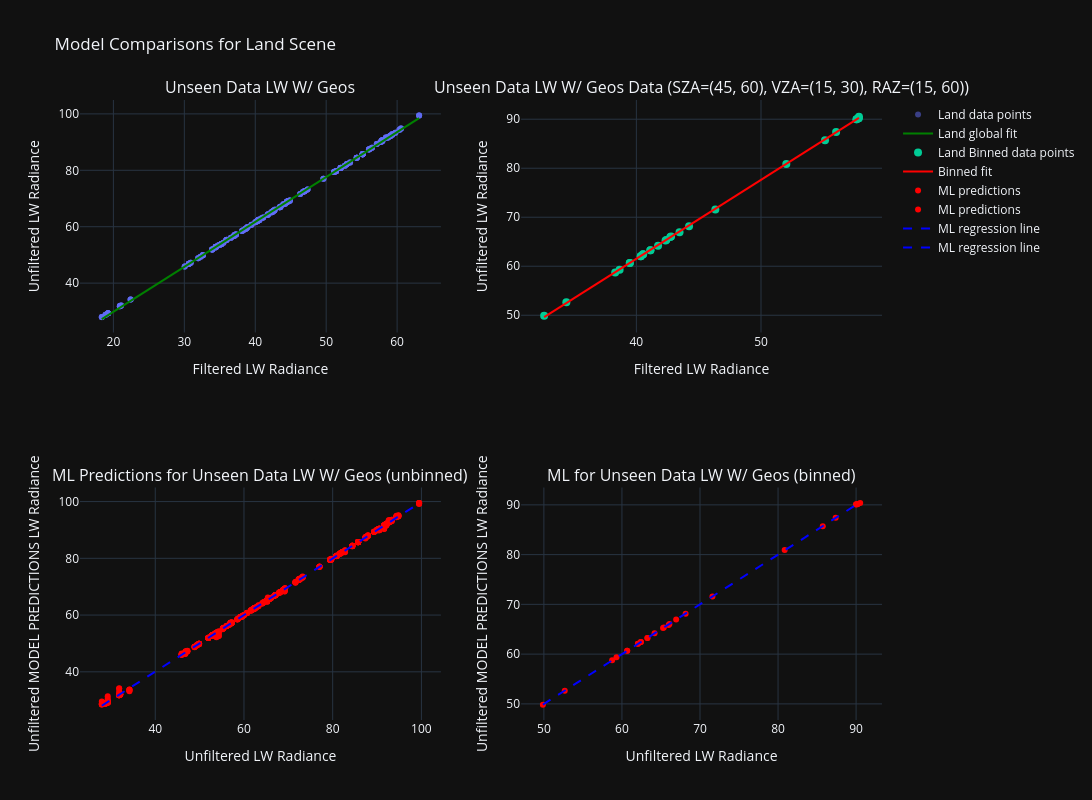

Write notebook code for a chart like this one.
### Code cell
compare_global_vs_bin_fit_interactive(
    test_lw_geos_ds,
    scene="Land",
    sza_range=(45,60),
    vza_range=(15,30),
    raz_range=(15,60),
    degree=1,
    ml_model=lw_bm_with_geos["Final_Model"],
    name="Unseen Data LW W/ Geos",
    ml_features=["SZA", 'VZA', 'RAZ', 'Longwave Filtered Rads (Integrated)', 'M1', 'M2', 'M3', 'M4', 'I1', 'M5', 'DNB', 'M6', 'I2', 'M7', 'M8', 'M9', 'I3', 'M10', 'M11'],
    is_sw=False
)

### Figure 1 — Plotly figure (JSON) as saved in the notebook; plotly's stock layout.template omitted (floating-point values rounded to 4 significant figures; data arrays with more than 128 entries replaced by an {"elided": "..."} marker saying what was removed)
{"data": [{"hovertemplate": "Filtered: %{x:.2f}<br>Unfiltered: %{y:.2f}", "marker": {"opacity": 0.5, "size": 6}, "mode": "markers", "name": "Land data points", "x": {"elided": "620 float values"}, "y": {"elided": "620 float values"}, "type": "scatter", "xaxis": "x", "yaxis": "y"}, {"line": {"color": "green", "width": 2}, "mode": "lines", "name": "Land global fit", "x": {"elided": "620 float values"}, "y": {"elided": "620 float values"}, "type": "scatter", "xaxis": "x", "yaxis": "y"}, {"hovertemplate": "Filtered: %{x:.2f}<br>Unfiltered: %{y:.2f}", "marker": {"size": 8}, "mode": "markers", "name": "Land Binned data points", "x": [42.4, 42.78, 41.13, 40.35, 40.54, 39.47, 42.34, 42.72, 41.13, 40.35, 40.54, 39.47, 55.14, 44.23, 38.66, 32.6, 52.03, 43.46, 38.3, 46.34, 34.38, 57.86, 56.03, 41.74, 57.83, 57.67, 57.84, 57.67], "y": [65.36, 66.08, 63.27, 62.05, 62.42, 60.67, 65.27, 65.99, 63.26, 62.05, 62.42, 60.67, 85.73, 68.16, 59.3, 49.87, 80.85, 66.94, 58.74, 71.6, 52.67, 90.53, 87.38, 64.18, 90.18, 90.0, 90.18, 90.0], "type": "scatter", "xaxis": "x2", "yaxis": "y2"}, {"line": {"color": "red", "width": 2}, "mode": "lines", "name": "Binned fit", "x": [32.6, 34.38, 38.3, 38.66, 39.47, 39.47, 40.35, 40.35, 40.54, 40.54, 41.13, 41.13, 41.74, 42.34, 42.4, 42.72, 42.78, 43.46, 44.23, 46.34, 52.03, 55.14, 56.03, 57.67, 57.67, 57.83, 57.84, 57.86], "y": [49.62, 52.48, 58.79, 59.36, 60.67, 60.67, 62.09, 62.09, 62.38, 62.39, 63.33, 63.33, 64.32, 65.29, 65.39, 65.9, 66.0, 67.09, 68.32, 71.72, 80.88, 85.87, 87.3, 89.94, 89.94, 90.21, 90.21, 90.25], "type": "scatter", "xaxis": "x2", "yaxis": "y2"}, {"hovertemplate": "Unfiltered: %{x:.2f}<br>Predicted: %{y:.2f}", "marker": {"color": "red", "size": 6}, "mode": "markers", "name": "ML predictions", "x": {"elided": "620 float values"}, "y": {"elided": "620 float values"}, "type": "scatter", "xaxis": "x3", "yaxis": "y3"}, {"hovertemplate": "Unfiltered: %{x:.2f}<br>Predicted: %{y:.2f}", "marker": {"color": "red", "size": 6}, "mode": "markers", "name": "ML predictions", "x": [65.36, 66.08, 63.27, 62.05, 62.42, 60.67, 65.27, 65.99, 63.26, 62.05, 62.42, 60.67, 85.73, 68.16, 59.3, 49.87, 80.85, 66.94, 58.74, 71.6, 52.67, 90.53, 87.38, 64.18, 90.18, 90.0, 90.18, 90.0], "y": [65.35, 66.04, 63.23, 62.07, 62.43, 60.69, 65.27, 65.85, 63.25, 62.08, 62.45, 60.7, 85.7, 68.13, 59.38, 49.85, 80.92, 66.94, 58.79, 71.57, 52.61, 90.4, 87.43, 64.19, 90.14, 90.11, 90.16, 90.06], "type": "scatter", "xaxis": "x4", "yaxis": "y4"}, {"line": {"color": "blue", "dash": "dash", "width": 2}, "mode": "lines", "name": "ML regression line", "x": {"elided": "620 float values"}, "y": {"elided": "620 float values"}, "type": "scatter", "xaxis": "x3", "yaxis": "y3"}, {"line": {"color": "blue", "dash": "dash", "width": 2}, "mode": "lines", "name": "ML regression line", "x": [49.87, 52.67, 58.74, 59.3, 60.67, 60.67, 62.05, 62.05, 62.42, 62.42, 63.26, 63.27, 64.18, 65.27, 65.36, 65.99, 66.08, 66.94, 68.16, 71.6, 80.85, 85.73, 87.38, 90.0, 90.0, 90.18, 90.18, 90.53], "y": [49.87, 52.67, 58.74, 59.3, 60.67, 60.67, 62.04, 62.04, 62.42, 62.42, 63.26, 63.26, 64.18, 65.26, 65.36, 65.99, 66.08, 66.94, 68.15, 71.59, 80.85, 85.73, 87.38, 90.01, 90.01, 90.18, 90.18, 90.53], "type": "scatter", "xaxis": "x4", "yaxis": "y4"}], "layout": {"xaxis": {"anchor": "y", "domain": [0.0, 0.45], "title": {"text": "Filtered LW Radiance"}}, "yaxis": {"anchor": "x", "domain": [0.625, 1.0], "title": {"text": "Unfiltered LW Radiance"}}, "xaxis2": {"anchor": "y2", "domain": [0.55, 1.0], "title": {"text": "Filtered LW Radiance"}}, "yaxis2": {"anchor": "x2", "domain": [0.625, 1.0], "title": {"text": "Unfiltered LW Radiance"}}, "xaxis3": {"anchor": "y3", "domain": [0.0, 0.45], "title": {"text": "Unfiltered LW Radiance"}}, "yaxis3": {"anchor": "x3", "domain": [0.0, 0.375], "title": {"text": "Unfiltered MODEL PREDICTIONS LW Radiance"}}, "xaxis4": {"anchor": "y4", "domain": [0.55, 1.0], "title": {"text": "Unfiltered LW Radiance"}}, "yaxis4": {"anchor": "x4", "domain": [0.0, 0.375], "title": {"text": "Unfiltered MODEL PREDICTIONS LW Radiance"}}, "annotations": [{"font": {"size": 16}, "showarrow": false, "text": "Unseen Data LW W/ Geos", "x": 0.225, "xanchor": "center", "xref": "paper", "y": 1.0, "yanchor": "bottom", "yref": "paper"}, {"font": {"size": 16}, "showarrow": false, "text": "Unseen Data LW W/ Geos Data (SZA=(45, 60), VZA=(15, 30), RAZ=(15, 60))", "x": 0.775, "xanchor": "center", "xref": "paper", "y": 1.0, "yanchor": "bottom", "yref": "paper"}, {"font": {"size": 16}, "showarrow": false, "text": "ML Predictions for Unseen Data LW W/ Geos (unbinned)", "x": 0.225, "xanchor": "center", "xref": "paper", "y": 0.375, "yanchor": "bottom", "yref": "paper"}, {"font": {"size": 16}, "showarrow": false, "text": "ML for Unseen Data LW W/ Geos (binned)", "x": 0.775, "xanchor": "center", "xref": "paper", "y": 0.375, "yanchor": "bottom", "yref": "paper"}], "title": {"text": "Model Comparisons for Land Scene"}, "height": 800, "width": 1200, "showlegend": true}}
